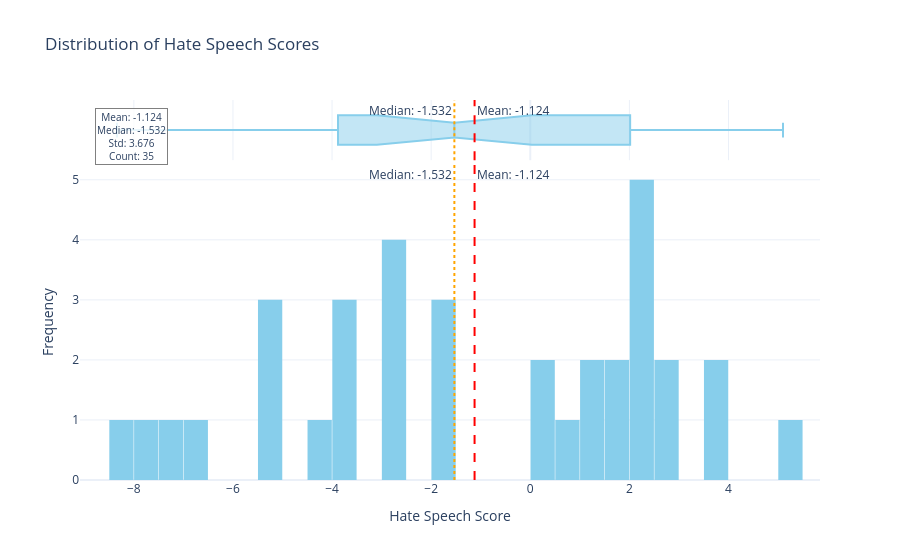

Notebook code cell kept with this figure:
### Markdown cell above
Love a good visualization? `pairadigm` offers a few views to help wrap your mind around what's been done so far. The first is for the scores, the 2nd is for the paired comparisons.

### Code cell
p.plot_score_distribution(score_col="Bradley_Terry_Score_full_ministral-3:8b")

### Figure 1 — Plotly figure (JSON) as saved in the notebook; plotly's stock layout.template omitted (floating-point values rounded to 4 significant figures)
{"data": [{"bingroup": "x", "hovertemplate": "<b>Hate Speech Score</b>: %{x}<br><b>Count</b>: %{y}<extra></extra>", "legendgroup": "", "marker": {"color": "skyblue", "pattern": {"shape": ""}}, "name": "", "nbinsx": 30, "orientation": "v", "showlegend": false, "type": "histogram", "x": [-4.064, -8.34, 0.169, -2.651, -5.301, -1.532, -6.636, -5.048, -1.742, -3.608, -3.588, -2.85, -7.231, -7.534, -2.559, -1.674, 5.1, 0.8626, -2.871, 2.211, 0.2866, 2.015, 1.051, 2.314, 2.431, 3.808, -3.97, -5.002, 1.789, 2.015, 2.9, 2.747, 1.42, 3.796, 1.942], "xaxis": "x", "yaxis": "y"}, {"hovertemplate": "<b>Hate Speech Score</b>: %{x}<br><b>Count</b>: %{y}<extra></extra>", "legendgroup": "", "marker": {"color": "skyblue"}, "name": "", "notched": true, "showlegend": false, "type": "box", "x": [-4.064, -8.34, 0.169, -2.651, -5.301, -1.532, -6.636, -5.048, -1.742, -3.608, -3.588, -2.85, -7.231, -7.534, -2.559, -1.674, 5.1, 0.8626, -2.871, 2.211, 0.2866, 2.015, 1.051, 2.314, 2.431, 3.808, -3.97, -5.002, 1.789, 2.015, 2.9, 2.747, 1.42, 3.796, 1.942], "xaxis": "x2", "yaxis": "y2"}], "layout": {"annotations": [{"showarrow": false, "text": "Mean: -1.124", "x": -1.124, "xanchor": "left", "xref": "x", "y": 1, "yanchor": "top", "yref": "y domain"}, {"showarrow": false, "text": "Mean: -1.124", "x": -1.124, "xanchor": "left", "xref": "x2", "y": 1, "yanchor": "top", "yref": "y2 domain"}, {"showarrow": false, "text": "Median: -1.532", "x": -1.532, "xanchor": "right", "xref": "x", "y": 1, "yanchor": "top", "yref": "y domain"}, {"showarrow": false, "text": "Median: -1.532", "x": -1.532, "xanchor": "right", "xref": "x2", "y": 1, "yanchor": "top", "yref": "y2 domain"}, {"bgcolor": "rgba(255,255,255,0.8)", "bordercolor": "gray", "borderwidth": 1, "font": {"size": 10}, "showarrow": false, "text": "Mean: -1.124<br>Median: -1.532<br>Std: 3.676<br>Count: 35", "x": 0.02, "xanchor": "left", "xref": "paper", "y": 0.98, "yanchor": "top", "yref": "paper"}], "bargap": 0.02, "barmode": "relative", "hovermode": "x unified", "legend": {"tracegroupgap": 0}, "shapes": [{"line": {"color": "red", "dash": "dash"}, "type": "line", "x0": -1.124, "x1": -1.124, "xref": "x", "y0": 0, "y1": 1, "yref": "y domain"}, {"line": {"color": "red", "dash": "dash"}, "type": "line", "x0": -1.124, "x1": -1.124, "xref": "x2", "y0": 0, "y1": 1, "yref": "y2 domain"}, {"line": {"color": "orange", "dash": "dot"}, "type": "line", "x0": -1.532, "x1": -1.532, "xref": "x", "y0": 0, "y1": 1, "yref": "y domain"}, {"line": {"color": "orange", "dash": "dot"}, "type": "line", "x0": -1.532, "x1": -1.532, "xref": "x2", "y0": 0, "y1": 1, "yref": "y2 domain"}], "title": {"text": "Distribution of Hate Speech Scores"}, "xaxis": {"anchor": "y", "domain": [0, 1], "title": {"text": "Hate Speech Score"}}, "xaxis2": {"anchor": "y2", "domain": [0, 1], "matches": "x", "showgrid": true, "showticklabels": false}, "yaxis": {"anchor": "x", "domain": [0, 0.8316], "title": {"text": "Frequency"}}, "yaxis2": {"anchor": "x2", "domain": [0.8416, 1], "matches": "y2", "showgrid": false, "showline": false, "showticklabels": false, "ticks": ""}}}
